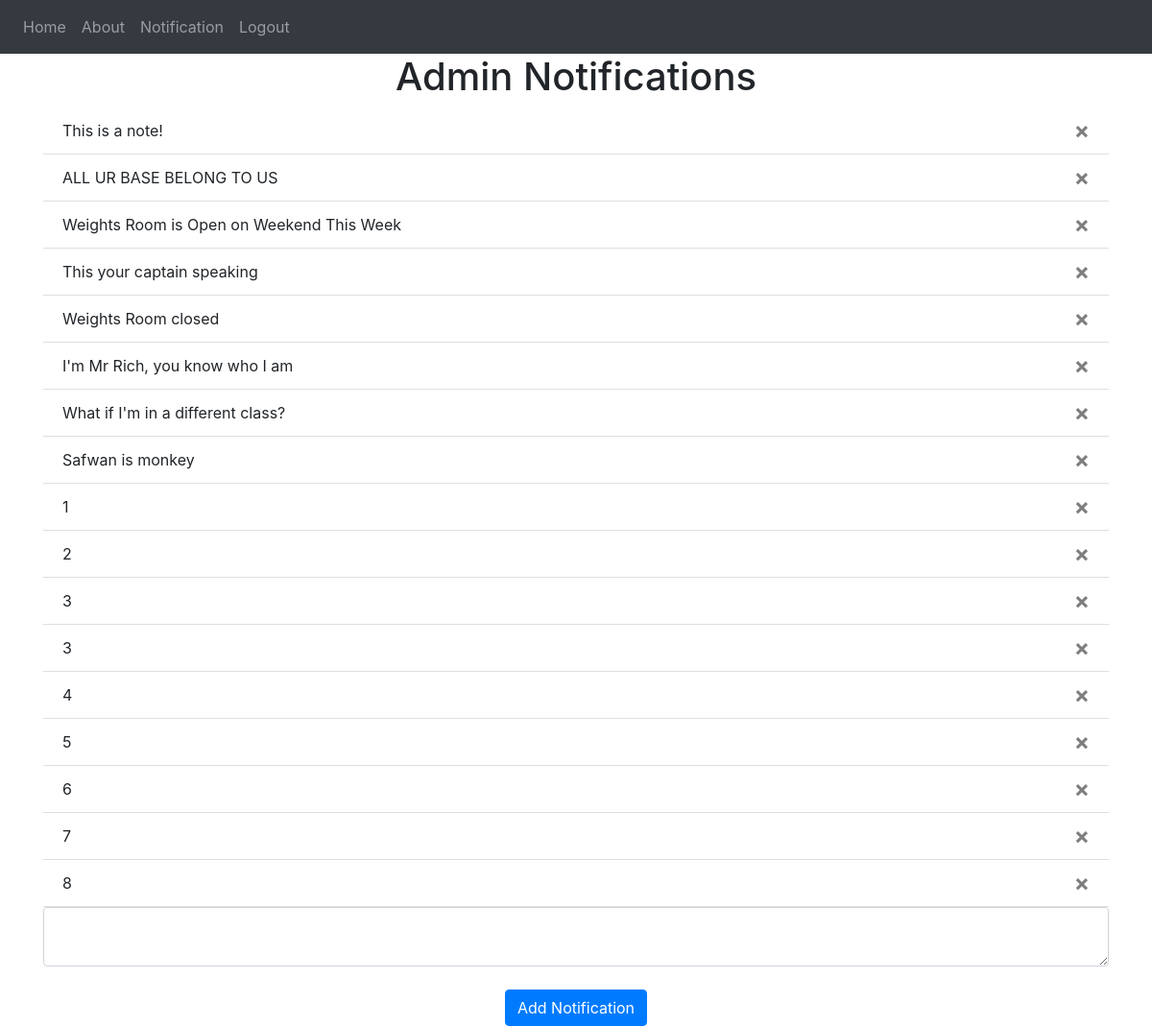
Screenshot of / (signed in) with the database file from the repository.
### website/models.py (models this page shows)
class Note(db.Model):
    id = db.Column(db.Integer, primary_key=True)
    data = db.Column(db.String(10000))
    date = db.Column(db.DateTime(timezone=True), default=func.now())
    user_id = db.Column(db.Integer, db.ForeignKey('user.id'))

### website/views.py (the view, shortened to what this page needs)
@views.route('/', methods=['GET', 'POST'])
@login_required
def home():
    if current_user.email == 'youshasafwan@gmail.com':
        return render_template("home.html", user=current_user)
    else:
        return render_template("homeA.html", user=current_user)

### website/__init__.py (called while the page is built)
def create_app():
    app = Flask(__name__)
    app.config['SECRET_KEY'] = 'sussy'
    app.config['SQLALCHEMY_DATABASE_URI'] = f'sqlite:///{DB_NAME}'
    db.init_app(app)
    from .views import views
    from .auth import auth
    from .about import about
    from .notification import notification
    app.register_blueprint(views, url_prefix='/')
    app.register_blueprint(auth, url_prefix='/')
    app.register_blueprint(about, url_prefix='/')
    app.register_blueprint(notification, url_prefix='/')
    from .models import User, Note, Notification
    with app.app_context():
        db.create_all()
    login_manager = LoginManager()
    login_manager.login_view = 'auth.login'
    login_manager.init_app(app)
    @login_manager.user_loader
    def load_user(id):
        return User.query.get(int(id))
    return app

### website/templates/home.html
{% extends "base.html" %} {% block title %}Admin Notifications{% endblock %} {% block content
    %}
    <h1 align="center">Admin Notifications</h1>
    <ul class="list-group list-group-flush" id="notes">
      {% for note in user.notes %}
      <li class="list-group-item">
        {{ note.data }}
        <button type="button" class="close" onClick="deleteNote({{ note.id }})">
          <span aria-hidden="true">&times;</span>
        </button>
      </li>
      {% endfor %}
    </ul>
    <form method="POST">
      <textarea name="note" id="note" class="form-control"></textarea>
      <br />
      <div align="center">
        <button type="submit" class="btn btn-primary">Add Notification</button>
      </div>
    </form>
    {% endblock %}

### rows the page displays
Note: data "This is a note!"
Note: data "ALL UR BASE BELONG TO US"
Note: data "Weights Room is Open on Weekend This Week"
Note: data "This your captain speaking"
Note: data "Weights Room closed"
Note: data "I'm Mr Rich, you know who I am"
Note: data "What if I'm in a different class?"
Note: data "Safwan is monkey"
Note: data "1"
Note: data "2"
Note: data "3"
Note: data "3"
Note: data "4"
Note: data "5"
Note: data "6"
Note: data "7"
Note: data "8"
